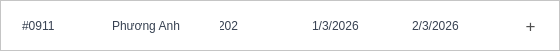
       <widget class="QFrame" name="frame_8">
        <property name="minimumSize">
         <size>
          <width>0</width>
          <height>51</height>
         </size>
        </property>
        <property name="maximumSize">
         <size>
          <width>16777215</width>
          <height>51</height>
         </size>
        </property>
        <property name="sizeIncrement">
         <size>
          <width>0</width>
          <height>0</height>
         </size>
        </property>
        <property name="styleSheet">
         <string notr="true">QFrame{
	background-color: white;
}
QFrame:hover {
	border-left: 2px solid #2563EB;
}
QFrame QLineEdit {
    color: #374151;
}</string>
        </property>
        <property name="frameShape">
         <enum>QFrame::StyledPanel</enum>
        </property>
        <property name="frameShadow">
         <enum>QFrame::Raised</enum>
        </property>
        <widget class="QLineEdit" name="lineEdit_32">
         <property name="geometry">
          <rect>
           <x>20</x>
           <y>10</y>
           <width>61</width>
           <height>31</height>
          </rect>
         </property>
         <property name="styleSheet">
          <string notr="true">QLineEdit {
	border: none;
	background-color:transparent;
}</string>
         </property>
         <property name="text">
          <string>#0911</string>
         </property>
         <property name="readOnly">
          <bool>true</bool>
         </property>
        </widget>
        <widget class="QLineEdit" name="lineEdit_33">
         <property name="geometry">
          <rect>
           <x>110</x>
           <y>10</y>
           <width>91</width>
           <height>31</height>
          </rect>
         </property>
         <property name="styleSheet">
          <string notr="true">QLineEdit {
	border: none;
	background-color:transparent;
}</string>
         </property>
         <property name="text">
          <string>Phương Anh</string>
         </property>
         <property name="readOnly">
          <bool>true</bool>
         </property>
        </widget>
        <widget class="QLineEdit" name="lineEdit_34">
         <property name="geometry">
          <rect>
           <x>310</x>
           <y>10</y>
           <width>81</width>
           <height>31</height>
          </rect>
         </property>
         <property name="styleSheet">
          <string notr="true">QLineEdit {
	border: none;
	background-color:transparent;
}</string>
         </property>
         <property name="text">
          <string>1/3/2026</string>
         </property>
         <property name="readOnly">
          <bool>true</bool>
         </property>
        </widget>
        <widget class="QLineEdit" name="lineEdit_35">
         <property name="geometry">
          <rect>
           <x>410</x>
           <y>10</y>
           <width>81</width>
           <height>31</height>
          </rect>
         </property>
         <property name="styleSheet">
          <string notr="true">QLineEdit {
	border: none;
	background-color:transparent;
}</string>
         </property>
         <property name="text">
          <string>2/3/2026</string>
         </property>
         <property name="readOnly">
          <bool>true</bool>
         </property>
        </widget>
        <widget class="QPushButton" name="pushButton_8">
         <property name="geometry">
          <rect>
           <x>510</x>
           <y>10</y>
           <width>41</width>
           <height>31</height>
          </rect>
         </property>
         <property name="font">
          <font>
           <pointsize>-1</pointsize>
          </font>
         </property>
         <property name="styleSheet">
          <string notr="true">QPushButton {
        background-color: transparent; /* Trong suốt để lộ màu nền của bảng */
        border: none;                  /* Xóa viền nút */
        color: #505050;               /* Màu của dấu + */
        font-size: 17px;               /* Chỉnh dấu + to rõ */
        font-weight: none;
    }
    QPushButton:hover {
        color: #007BFF;               /* Đổi màu xanh khi di chuột vào để biết là bấm được */
    }</string>
         </property>
         <property name="text">
          <string>+</string>
         </property>
        </widget>
        <widget class="QLineEdit" name="lineEdit_36">
         <property name="geometry">
          <rect>
           <x>220</x>
           <y>10</y>
           <width>21</width>
           <height>31</height>
          </rect>
         </property>
         <property name="styleSheet">
          <string notr="true">QLineEdit {
	border: none;
	background-color:transparent;
}</string>
         </property>
         <property name="text">
          <string>202</string>
         </property>
         <property name="readOnly">
          <bool>true</bool>
         </property>
        </widget>
       </widget>
